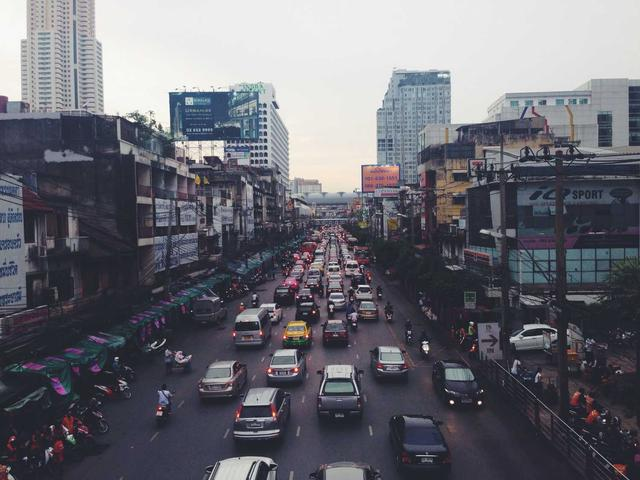
#> input picture 03_orb/images/input_image.jpg, 640 x 480 px
$ python orb_fast_detector.py
#> lines starting #> are read from the running program, lines starting #| are printed output that depends on the picture
"""
FAST Corner Detection - Detailed Implementation
Features from Accelerated Segment Test
"""

import os
import numpy as np
import matplotlib.pyplot as plt
from matplotlib.patches import Circle, FancyBboxPatch
from PIL import Image

CODE_DIR = os.path.dirname(os.path.abspath(__file__))
OUT_DIR = os.path.join(CODE_DIR, '..', 'images')


# Bresenham circle offsets (16 pixels around center)
CIRCLE_OFFSETS = [
    (0, -3),   # 1: North
    (1, -3),   # 2
    (2, -2),   # 3
    (3, -1),   # 4
    (3, 0),    # 5: East
    (3, 1),    # 6
    (2, 2),    # 7
    (1, 3),    # 8
    (0, 3),    # 9: South
    (-1, 3),   # 10
    (-2, 2),   # 11
    (-3, 1),   # 12
    (-3, 0),   # 13: West
    (-3, -1),  # 14
    (-2, -2),  # 15
    (-1, -3),  # 16
]


def visualize_bresenham_circle():
    """
    Visualize the 16-pixel Bresenham circle used in FAST.
    """
    fig, axes = plt.subplots(1, 2, figsize=(16, 8))

    # Left: Circle diagram
    ax = axes[0]
    ax.set_xlim(-5, 5)
    ax.set_ylim(-5, 5)
    ax.set_aspect('equal')
    ax.grid(True, alpha=0.3)

    # Draw grid
    for i in range(-4, 5):
        ax.axhline(y=i, color='lightgray', linewidth=0.5)
        ax.axvline(x=i, color='lightgray', linewidth=0.5)

    # Draw center pixel
    center = plt.Rectangle((-0.5, -0.5), 1, 1, fill=True, facecolor='red', edgecolor='black', linewidth=2)
    ax.add_patch(center)
    ax.text(0, 0, 'p', ha='center', va='center', fontsize=14, fontweight='bold', color='white')

    # Draw circle pixels
    colors = plt.cm.hsv(np.linspace(0, 1, 16))
    for i, (dx, dy) in enumerate(CIRCLE_OFFSETS):
        rect = plt.Rectangle((dx - 0.5, -dy - 0.5), 1, 1, fill=True,
                            facecolor=colors[i], edgecolor='black', linewidth=1, alpha=0.7)
        ax.add_patch(rect)
        ax.text(dx, -dy, str(i+1), ha='center', va='center', fontsize=10, fontweight='bold')

    # Draw actual circle
    circle = Circle((0, 0), 3, fill=False, edgecolor='blue', linewidth=2, linestyle='--')
    ax.add_patch(circle)

    ax.set_title('FAST: 16-Pixel Bresenham Circle\n(Radius = 3)', fontsize=14, fontweight='bold')
    ax.set_xlabel('x offset')
    ax.set_ylabel('y offset')

    # Right: High-speed test explanation
    ax2 = axes[1]
    ax2.set_xlim(0, 10)
    ax2.set_ylim(0, 10)
    ax2.axis('off')

    # Title
    title_box = FancyBboxPatch((0.5, 8.5), 9, 1.2, boxstyle="round,pad=0.05",
                                facecolor='#3498db', edgecolor='black', linewidth=2)
    ax2.add_patch(title_box)
    ax2.text(5, 9.1, 'High-Speed Test (Optimization)', ha='center', va='center',
            fontsize=12, fontweight='bold', color='white')

    # Content
    content = """
Test pixels 1, 5, 9, 13 first (N, E, S, W):

    ○ ← 1 (North)

13 → ○   ○ ← 5 (East)
(West)
    ○ ← 9 (South)

If at least 3 of these 4 are:
  • ALL brighter than p + t, OR
  • ALL darker than p - t

Then → Continue with full 16-pixel test
Else → NOT a corner (skip!)

This rejects ~80% of non-corners quickly!
"""
    ax2.text(0.5, 4.5, content, fontsize=11, va='center', family='monospace')

    plt.tight_layout()
    plt.savefig(os.path.join(OUT_DIR, 'orb_fast_circle.png'), dpi=150, bbox_inches='tight', facecolor='white')
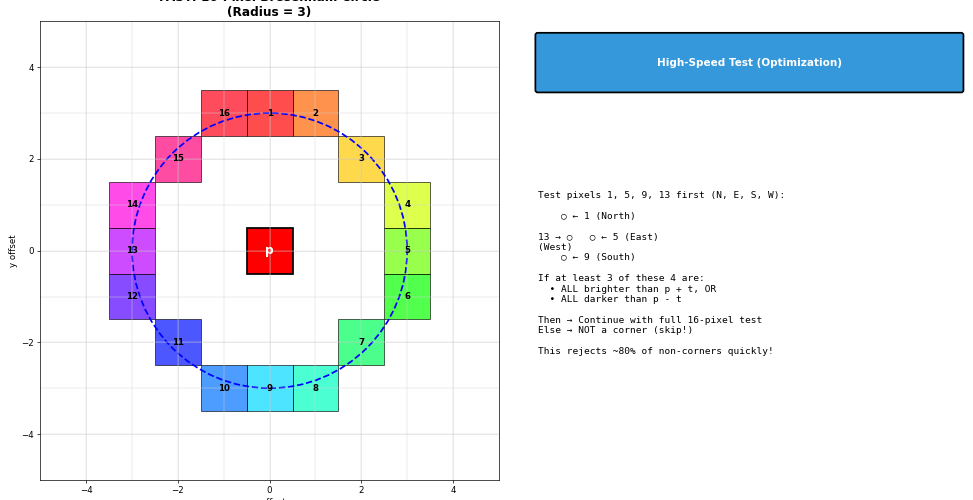
#> figure drawn by matplotlib, 2 panels
    plt.close()
    print("Saved: orb_fast_circle.png")


def visualize_fast_test_example():
    """
    Visualize FAST corner test with example pixel values.
    """
    fig, axes = plt.subplots(1, 3, figsize=(18, 7))

    # Example 1: IS a corner (many darker pixels)
    ax1 = axes[0]
    ax1.set_xlim(-5, 5)
    ax1.set_ylim(-5, 5)
    ax1.set_aspect('equal')

    center_val = 150
    threshold = 20

    # Circle pixel values (darker = potential corner)
    circle_vals = [80, 75, 70, 72, 130, 135, 140, 138, 135, 130, 85, 78, 75, 72, 70, 82]

    # Draw center
    center = plt.Rectangle((-0.5, -0.5), 1, 1, fill=True, facecolor='gray', edgecolor='black', linewidth=2)
    ax1.add_patch(center)
    ax1.text(0, 0, f'{center_val}', ha='center', va='center', fontsize=10, fontweight='bold')

    # Draw circle pixels with colors
    darker_count = 0
    brighter_count = 0
    for i, (dx, dy) in enumerate(CIRCLE_OFFSETS):
        val = circle_vals[i]
        if val < center_val - threshold:
            color = 'darkblue'  # Darker
            darker_count += 1
        elif val > center_val + threshold:
            color = 'darkred'  # Brighter
            brighter_count += 1
        else:
            color = 'lightgray'  # Similar

        rect = plt.Rectangle((dx - 0.5, -dy - 0.5), 1, 1, fill=True,
                            facecolor=color, edgecolor='black', linewidth=1, alpha=0.7)
        ax1.add_patch(rect)
        ax1.text(dx, -dy, f'{val}', ha='center', va='center', fontsize=8,
                color='white' if color in ['darkblue', 'darkred'] else 'black')

    ax1.set_title(f'Example 1: IS a Corner\nCenter={center_val}, t={threshold}\n'
                  f'Darker (blue): {darker_count}, Brighter (red): {brighter_count}',
                  fontsize=11, fontweight='bold')
    ax1.grid(True, alpha=0.3)

    # Example 2: NOT a corner (mixed)
    ax2 = axes[1]
    ax2.set_xlim(-5, 5)
    ax2.set_ylim(-5, 5)
    ax2.set_aspect('equal')

    # Mixed values
    circle_vals2 = [120, 180, 145, 160, 140, 175, 155, 125, 165, 135, 180, 145, 130, 175, 150, 140]

    center2 = plt.Rectangle((-0.5, -0.5), 1, 1, fill=True, facecolor='gray', edgecolor='black', linewidth=2)
    ax2.add_patch(center2)
    ax2.text(0, 0, f'{center_val}', ha='center', va='center', fontsize=10, fontweight='bold')

    for i, (dx, dy) in enumerate(CIRCLE_OFFSETS):
        val = circle_vals2[i]
        if val < center_val - threshold:
            color = 'darkblue'
        elif val > center_val + threshold:
            color = 'darkred'
        else:
            color = 'lightgray'

        rect = plt.Rectangle((dx - 0.5, -dy - 0.5), 1, 1, fill=True,
                            facecolor=color, edgecolor='black', linewidth=1, alpha=0.7)
        ax2.add_patch(rect)
        ax2.text(dx, -dy, f'{val}', ha='center', va='center', fontsize=8,
                color='white' if color in ['darkblue', 'darkred'] else 'black')

    ax2.set_title(f'Example 2: NOT a Corner\nCenter={center_val}, t={threshold}\n'
                  f'(No 9+ contiguous of same type)',
                  fontsize=11, fontweight='bold')
    ax2.grid(True, alpha=0.3)

    # Legend
    ax3 = axes[2]
    ax3.set_xlim(0, 10)
    ax3.set_ylim(0, 10)
    ax3.axis('off')

    legend_text = """
FAST-9 Corner Test Algorithm
═══════════════════════════════════

Given:
  Iₚ = center pixel intensity
  t  = threshold (typically 20)

For each of 16 circle pixels (Iₐ):

  If Iₐ > Iₚ + t  →  BRIGHTER (B)
  If Iₐ < Iₚ - t  →  DARKER (D)
  Otherwise       →  SIMILAR (S)


CORNER detected if:

  9+ CONTIGUOUS pixels are B
       OR
  9+ CONTIGUOUS pixels are D


Color Legend:
  ███  Darker  (Iₐ < Iₚ - t)
  ███  Brighter (Iₐ > Iₚ + t)
  ███  Similar (within threshold)
"""
    ax3.text(0.1, 5, legend_text, fontsize=10, va='center', family='monospace')

    # Color boxes
    ax3.add_patch(plt.Rectangle((1, 1.5), 0.5, 0.3, facecolor='darkblue'))
    ax3.add_patch(plt.Rectangle((1, 1.0), 0.5, 0.3, facecolor='darkred'))
    ax3.add_patch(plt.Rectangle((1, 0.5), 0.5, 0.3, facecolor='lightgray'))

    plt.tight_layout()
    plt.savefig(os.path.join(OUT_DIR, 'orb_fast_example.png'), dpi=150, bbox_inches='tight', facecolor='white')
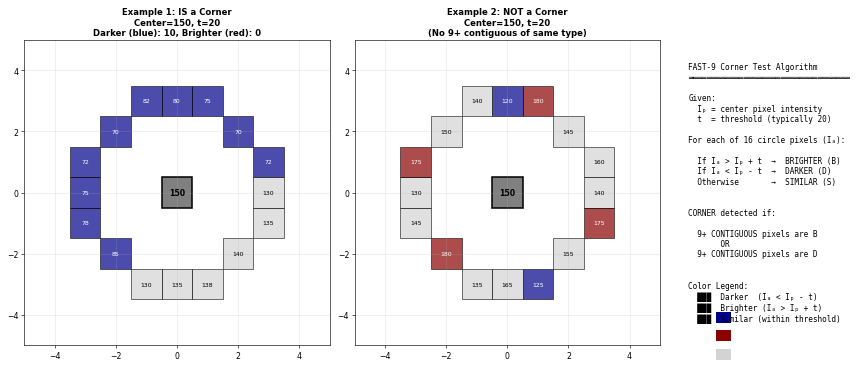
#> figure drawn by matplotlib, 3 panels
    plt.close()
    print("Saved: orb_fast_example.png")


def visualize_contiguous_check():
    """
    Visualize how contiguous pixel checking works.
    """
    fig, axes = plt.subplots(2, 2, figsize=(16, 14))

    # Test cases
    test_cases = [
        {
            'name': 'Case 1: Corner (9 contiguous darker)',
            'labels': ['D', 'D', 'D', 'D', 'D', 'D', 'D', 'D', 'D', 'S', 'S', 'B', 'B', 'S', 'S', 'S'],
            'is_corner': True
        },
        {
            'name': 'Case 2: Corner (12 contiguous brighter)',
            'labels': ['S', 'S', 'B', 'B', 'B', 'B', 'B', 'B', 'B', 'B', 'B', 'B', 'B', 'B', 'S', 'S'],
            'is_corner': True
        },
        {
            'name': 'Case 3: NOT Corner (8 darker, 1 short)',
            'labels': ['D', 'D', 'D', 'D', 'S', 'D', 'D', 'D', 'D', 'S', 'S', 'S', 'S', 'S', 'S', 'S'],
            'is_corner': False
        },
        {
            'name': 'Case 4: Corner (wrap-around)',
            'labels': ['D', 'D', 'D', 'D', 'D', 'S', 'S', 'S', 'S', 'S', 'S', 'S', 'D', 'D', 'D', 'D'],
            'is_corner': True
        }
    ]

    colors_map = {'D': 'darkblue', 'B': 'darkred', 'S': 'lightgray'}

    for idx, case in enumerate(test_cases):
        ax = axes[idx // 2, idx % 2]

        # Draw circular arrangement
        ax.set_xlim(-2, 2)
        ax.set_ylim(-2, 2)
        ax.set_aspect('equal')
        ax.axis('off')

        # Draw center
        center = Circle((0, 0), 0.15, facecolor='gray', edgecolor='black', linewidth=2)
        ax.add_patch(center)
        ax.text(0, 0, 'p', ha='center', va='center', fontsize=10, fontweight='bold', color='white')

        # Draw circle pixels
        radius = 1.2
        for i, label in enumerate(case['labels']):
            angle = 2 * np.pi * i / 16 - np.pi / 2  # Start from top
            x = radius * np.cos(angle)
            y = radius * np.sin(angle)

            color = colors_map[label]
            circle = Circle((x, y), 0.2, facecolor=color, edgecolor='black', linewidth=1)
            ax.add_patch(circle)
            ax.text(x, y, str(i+1), ha='center', va='center', fontsize=8,
                   color='white' if label != 'S' else 'black', fontweight='bold')

        # Add label sequence
        sequence = ''.join(case['labels'])
        result_color = 'green' if case['is_corner'] else 'red'
        result_text = '✓ CORNER' if case['is_corner'] else '✗ NOT CORNER'

        ax.set_title(f"{case['name']}\n{result_text}",
                    fontsize=11, fontweight='bold', color=result_color)

        # Show sequence below
        ax.text(0, -1.8, f"Sequence: {sequence}", ha='center', fontsize=9, family='monospace')

    plt.suptitle('FAST Contiguous Pixel Test (Need 9+ consecutive B or D)',
                 fontsize=14, fontweight='bold', y=0.98)
    plt.tight_layout()
    plt.savefig(os.path.join(OUT_DIR, 'orb_fast_contiguous.png'), dpi=150, bbox_inches='tight', facecolor='white')
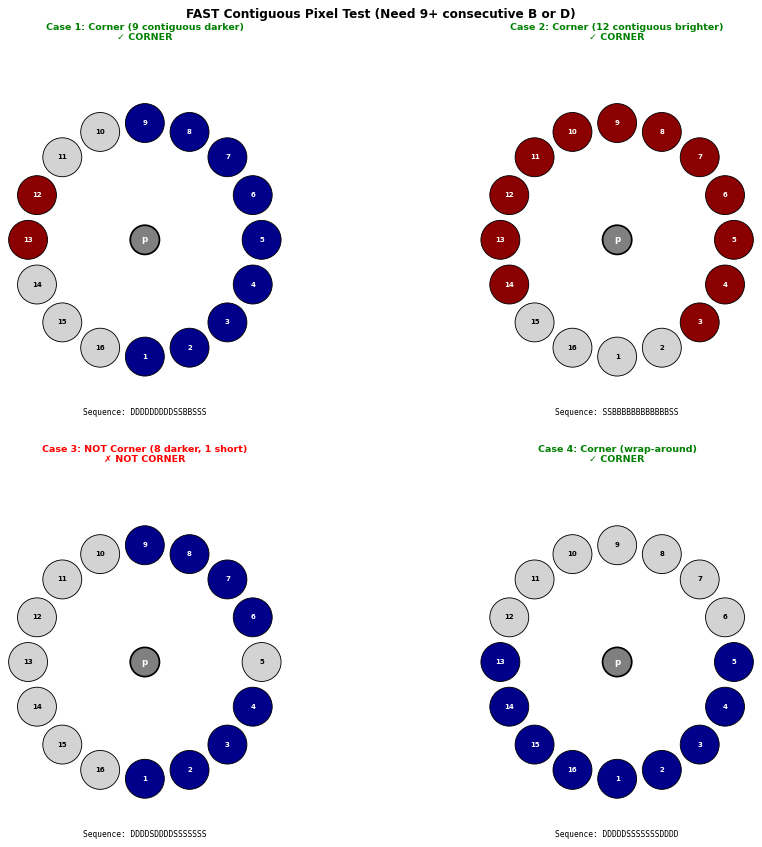
#> figure drawn by matplotlib, 4 panels
    plt.close()
    print("Saved: orb_fast_contiguous.png")


def visualize_fast_on_image():
    """
    Apply FAST to the real input image and visualize.
    """
    # Load real input image
    image_path = os.path.join(OUT_DIR, "input_image.jpg")
    if os.path.exists(image_path):
        img_rgb = np.array(Image.open(image_path))
#> img_rgb is the input picture: shape (480, 640, 3); mean R, G, B 105.6, 105.7, 113.8
        if len(img_rgb.shape) == 3:
            img_full = (0.299 * img_rgb[:, :, 0] + 0.587 * img_rgb[:, :, 1] + 0.114 * img_rgb[:, :, 2]) / 255.0
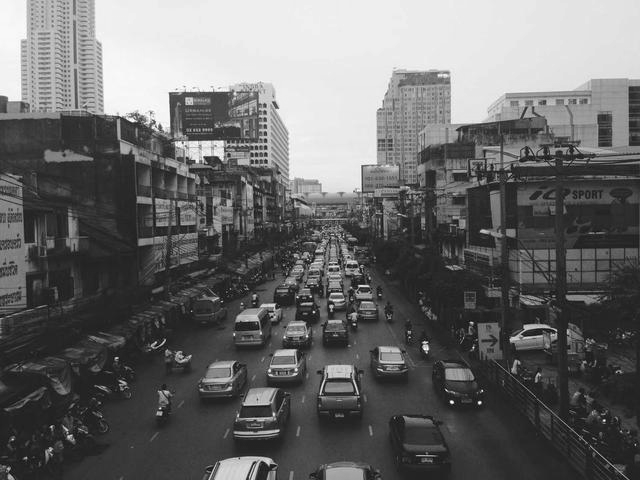
#> img_full: shape (480, 640) float64; min 0.00224, max 0.999, mean 0.418
        else:
            img_full = img_rgb / 255.0
        # Use a cropped portion for detailed visualization
        img = img_full[100:300, 100:400].copy()
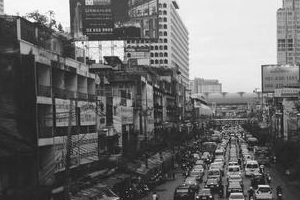
#> img: shape (200, 300) float64; min 0.0378, max 0.999, mean 0.42
    else:
        # Fallback to synthetic test image
        img = np.zeros((200, 300), dtype=np.float64)
        img[:, :] = 0.5
        img[30:100, 30:120] = 0.9
        for y in range(20, 80):
            for x in range(150, 150 + (y - 20)):
                if x < 300:
                    img[y, x] = 0.2

    fig, axes = plt.subplots(1, 3, figsize=(18, 6))

    # Original image
    ax1 = axes[0]
    ax1.imshow(img, cmap='gray', vmin=0, vmax=1)
    ax1.set_title('Test Image', fontsize=12, fontweight='bold')
    ax1.axis('off')

    # Apply FAST
    threshold = 0.15
    corners = []
    h, w = img.shape
#> h = 200; w = 300

    for y in range(3, h - 3):
        for x in range(3, w - 3):
            center = img[y, x]
            upper = center + threshold
            lower = center - threshold

            # Get circle pixels
            circle_vals = []
            for dx, dy in CIRCLE_OFFSETS:
                circle_vals.append(img[y + dy, x + dx])

            # Label pixels
            labels = []
            for val in circle_vals:
                if val > upper:
                    labels.append('B')
                elif val < lower:
                    labels.append('D')
                else:
                    labels.append('S')

            # Check for 9+ contiguous
            labels_ext = labels + labels
            max_b = max_d = 0
            cnt_b = cnt_d = 0

            for l in labels_ext:
                if l == 'B':
                    cnt_b += 1
                    cnt_d = 0
                    max_b = max(max_b, cnt_b)
                elif l == 'D':
                    cnt_d += 1
                    cnt_b = 0
                    max_d = max(max_d, cnt_d)
                else:
                    cnt_b = cnt_d = 0

            max_b = min(max_b, 16)
            max_d = min(max_d, 16)

            if max_b >= 9 or max_d >= 9:
                corners.append((x, y, max(max_b, max_d)))
#> after the loop, corners = 1964 items, first 6: (77, 3, 11), (78, 3, 16), (79, 3, 15), (85, 3, 10), (86, 3, 9), (92, 3, 10)

    # Show detections
    ax2 = axes[1]
    ax2.imshow(img, cmap='gray', vmin=0, vmax=1)
    for x, y, resp in corners:
        circle = Circle((x, y), 2, facecolor='none', edgecolor='lime', linewidth=1)
        ax2.add_patch(circle)
#> this loop made 1964 passes
    ax2.set_title(f'FAST Corners Detected: {len(corners)}', fontsize=12, fontweight='bold')
    ax2.axis('off')

    # Zoom on one corner
    ax3 = axes[2]

    # Pick a corner near the square
    corner_x, corner_y = 30, 30
    patch_size = 7

    ax3.imshow(img[corner_y-patch_size:corner_y+patch_size+1,
                   corner_x-patch_size:corner_x+patch_size+1],
               cmap='gray', vmin=0, vmax=1, extent=[-patch_size-0.5, patch_size+0.5,
                                                    patch_size+0.5, -patch_size-0.5])

    # Draw circle
    for dx, dy in CIRCLE_OFFSETS:
        val = img[corner_y + dy, corner_x + dx]
        center = img[corner_y, corner_x]
        if val > center + threshold:
            color = 'red'
        elif val < center - threshold:
            color = 'blue'
        else:
            color = 'gray'
        circle = Circle((dx, dy), 0.4, facecolor=color, edgecolor='black', alpha=0.7)
        ax3.add_patch(circle)
#> this loop made 16 passes
#> val on passes 1 to 12: 0.27, 0.235, 0.289, 0.271, 0.255, 0.239, 0.243, 0.212, 0.251, 0.228, 0.191, 0.212

    # Mark center
    ax3.plot(0, 0, 'y*', markersize=15)
    ax3.set_title(f'Zoomed Corner at ({corner_x}, {corner_y})\nBlue=Darker, Red=Brighter',
                  fontsize=12, fontweight='bold')
    ax3.grid(True, alpha=0.3)

    plt.tight_layout()
    plt.savefig(os.path.join(OUT_DIR, 'orb_fast_detection.png'), dpi=150, bbox_inches='tight', facecolor='white')
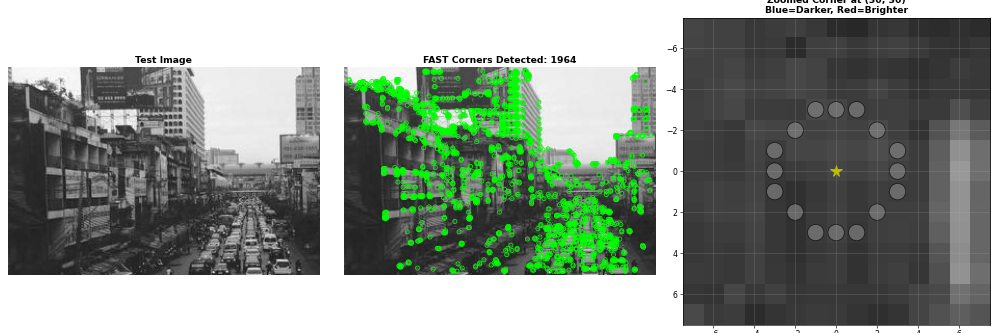
#> figure drawn by matplotlib, 3 panels
    plt.close()
    print("Saved: orb_fast_detection.png")


def main():
    """Generate all FAST detector visualizations."""
    print("=" * 60)
    print("FAST Corner Detector Visualizations")
    print("=" * 60)

    # Ensure output directory exists
    os.makedirs(OUT_DIR, exist_ok=True)

    print("\n1. Generating Bresenham circle diagram...")
    visualize_bresenham_circle()

    print("\n2. Generating FAST test examples...")
    visualize_fast_test_example()

    print("\n3. Generating contiguous check visualization...")
    visualize_contiguous_check()

    print("\n4. Generating FAST on test image...")
    visualize_fast_on_image()

    print("\n" + "=" * 60)
    print("Done! Generated all FAST detector visualizations.")
    print("=" * 60)


if __name__ == "__main__":
    main()
